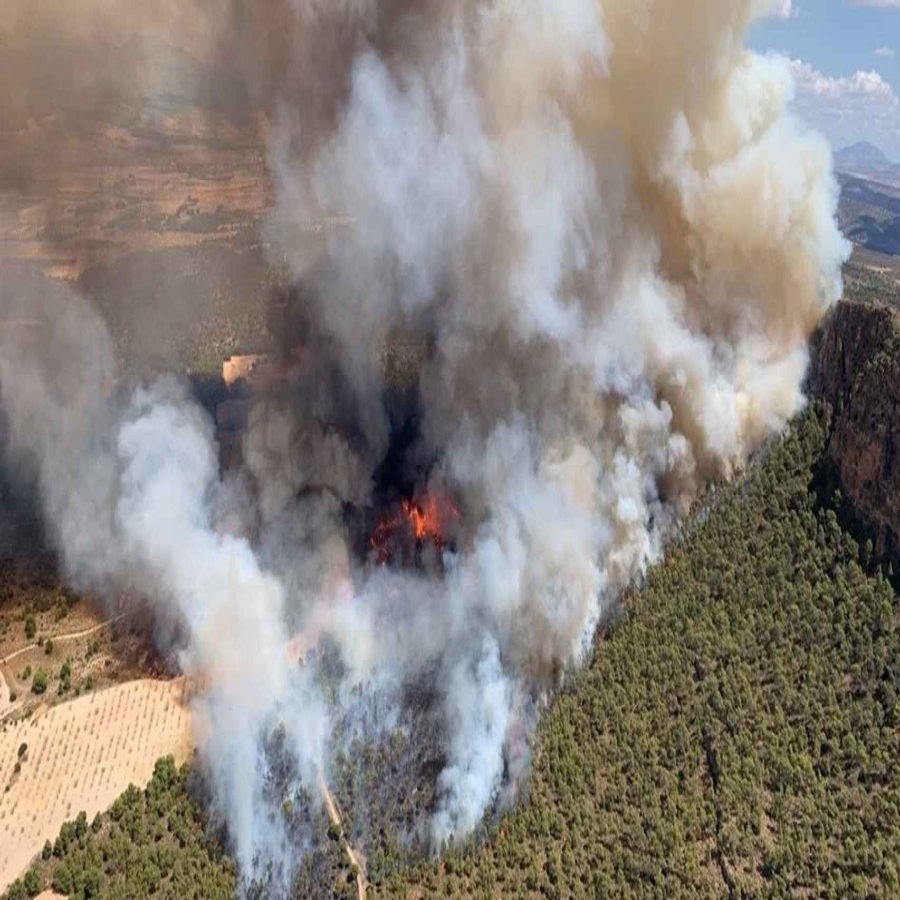
#> input picture mineria/moni/imgO/Bosque10.png, 900 x 900 px; its folder holds only this picture in this run
$ python recolector.py
#> lines starting #> are read from the running program, lines starting #| are printed output that depends on the picture
from PIL import Image
import statistics
import glob
import numpy as np
import os
import csv

#verde fuego, amarillo humo, rojo no incendio
# Definir los atributos
atributos = [('mediaRojo', 'REAL'),
             ('mediaVerde', 'REAL'),
             ('mediaAzul', 'REAL'),
             ('energia', 'REAL'),
             ('desviación', 'REAL'),
             ('contraste', 'REAL'),
             ('varianza', 'REAL'),
             ('class', ['incendio', 'humo', 'no incendio'])]

datos = []
datosTemporal = []

# mascara amarilla = 128,128,0 (no incendio)
# mascara roja = 128,0,0 (incendio)
# mascara verde = 0,128,0 (humo)

#variables de los descriptores
variaMini = 99999999.0
contrMini = 99999999.0
colorMini = 99999999.0
energMini = 99999999.0
desviMini = 99999999.0
variaMax = 0.0
contrMax = 0.0
colorMax = 0.0
energMax = 0.0
desviMax = 0.0

carpetaOriginal = "imgO"
carpetaMascara = "imgM"
#dirOrig = glob.glob('imgO/*')
dirOrig = glob.glob(carpetaOriginal + '/*.png')

for i in range(0, len(dirOrig)):
    #variables de mascara
    incendio = False
    humo = False
    noIncendio = False

    #iniciamos nuestros arreglos para los colores
    redIncendio = []
    greenIncendio = []
    blueIncendio = []
    redHumo = []
    greenHumo = []
    blueHumo = []
    redNoIncendio = []
    greenNoIncendio = []
    blueNoIncendio = []

    nomArvhivo = os.path.basename(dirOrig[i])
    print(nomArvhivo)
    imgO = Image.open(dirOrig[i]).convert("RGB")
    imgL = Image.open(dirOrig[i]).convert("L")
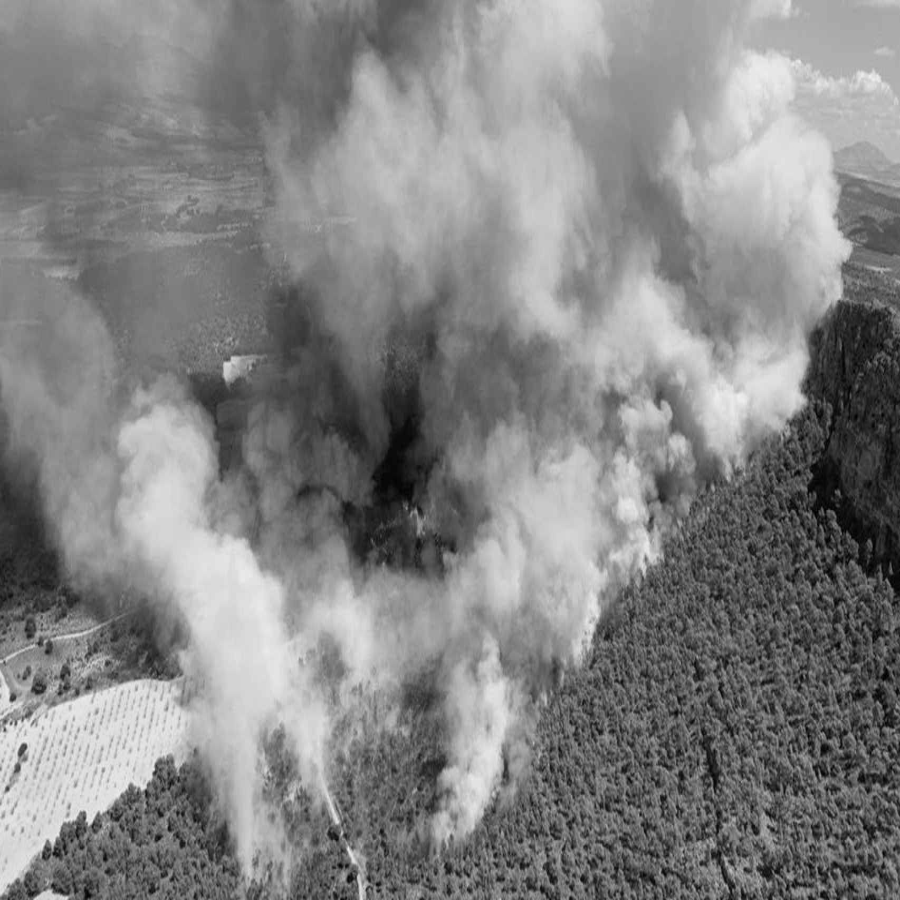
#> imgL: PIL image 900x900 L; min 0, max 240, mean 131.7
    imgM = Image.open(carpetaMascara + '/' + nomArvhivo).convert("RGB")

    width, height = imgO.size

    #matriz para num py
    maskIncendio = []
    maskHumo = []
    maskNoIncendio = []
    vecesR = 0
    vecesG = 0
    vecesY = 0

    for x in range(width):
        for y in range(height):
            #mascara roja
            if imgM.getpixel((x,y)) == (128,0,0):
                maskIncendio.append(imgL.getpixel((x,y)))
                if incendio == False:
                    incendio = True
                r, g, b = imgO.getpixel((x, y))
                redIncendio.append(r)
                greenIncendio.append(g)
                blueIncendio.append(b)
                vecesR = vecesR + 1
            #mascara verde
            if imgM.getpixel((x,y)) == (0,128,0):
                maskHumo.append(imgL.getpixel((x,y)))
                if noIncendio == False:
                    noIncendio = True
                r, g, b = imgO.getpixel((x, y))
                redNoIncendio.append(r)
                greenNoIncendio.append(g)
                blueNoIncendio.append(b)
                vecesG = vecesG + 1
            #mascara amarilla
            if imgM.getpixel((x, y)) == (128,128,0):
                maskNoIncendio.append(imgL.getpixel((x,y)))
                if humo == False:
                    humo = True
                r, g, b = imgO.getpixel((x, y))
                redHumo.append(r)
                greenHumo.append(g)
                blueHumo.append(b)
                vecesY = vecesY + 1
#> after the loop, blueHumo = []; blueIncendio = []; blueNoIncendio = []; greenHumo = []; greenIncendio = []; greenNoIncendio = []; humo = False; incendio = False; maskHumo = []; maskIncendio = []; maskNoIncendio = []; noIncendio = False; redHumo = []; redIncendio = []; redNoIncendio = []; vecesG = 0; vecesR = 0; vecesY = 0

    if(incendio == True):
        datosTemporal = []
        maskArray = maskIncendio
        maskT = np.array(maskArray)
        #energia
        # Normalizar los valores de los píxeles
        imgNorm = maskT / 255.0
        # Elevar al cuadrado los valores de los píxeles normalizados
        imgNormSq = np.square(imgNorm)
        # Calcular la energía total de la imagen
        energia = np.sum(imgNormSq)

        #varianza
        # calcular la varianza de la imagen en los píxeles que están dentro de la máscara
        variance = statistics.variance(imgNorm)

        # Calcular la desviación estándar de los valores de píxeles
        desviacion = statistics.stdev(maskArray)
        desviacionR = statistics.stdev(redIncendio)
        desviacionG = statistics.stdev(greenIncendio)
        desviacionB = statistics.stdev(blueIncendio)


        # Calcular el contraste como el valor máximo menos el valor mínimo dividido por la desviación estándar
        contraste= (np.max(imgNorm) - np.min(imgNorm)) / desviacion

        #meia
        mediaR = statistics.mean(redIncendio)
        mediaG = statistics.mean(greenIncendio)
        mediaB = statistics.mean(blueIncendio)

        """if (colorMini > mediaR):
            colorMini = mediaR
        if (colorMini > mediaG):
            colorMini = mediaG
        if (colorMini > mediaB):
            colorMini = mediaB

        if (colorMax < mediaR):
            colorMax = mediaR
        if (colorMax < mediaG):
            colorMax = mediaG
        if (colorMax < mediaB):
            colorMax = mediaB

        if (variaMini > variance):
            variaMini = variance
        if (contrMini > contraste):
            contrMini = contraste
        if (energMini > energia):
            energMini = energia
        if (desviMini > desviacionR):
            desviMini = desviacionR
        if (desviMini > desviacionG):
            desviMini = desviacionG
        if (desviMini > desviacionB):
            desviMini = desviacionB

        if (variaMax < variance):
            variaMax = variance
        if (contrMax < contraste):
            contrMax = contraste
        if (energMax < energia):
            energMax = energia
        if (desviMax < desviacionR):
            desviMax = desviacionR
        if (desviMax < desviacionG):
            desviMax = desviacionG
        if (desviMax < desviacionB):
            desviMax = desviacionB"""

        #guardamos datos
        if (mediaR <= 85):
            datosTemporal.append('bajo')
        if (mediaR > 85 and mediaR < 170):
            datosTemporal.append('medio')
        if (mediaR >= 170):
            datosTemporal.append('alto')

        if (mediaG <= 85):
            datosTemporal.append('bajo')
        if (mediaG > 85 and mediaG < 170):
            datosTemporal.append('medio')
        if (mediaG >= 170):
            datosTemporal.append('alto')

        if (mediaB <= 85):
            datosTemporal.append('bajo')
        if (mediaB > 85 and mediaB < 170):
            datosTemporal.append('medio')
        if (mediaB >= 170):
            datosTemporal.append('alto')

        if (desviacionR <= 28):
            datosTemporal.append('bajo')
        if (desviacionR > 28 and desviacionR < 50):
            datosTemporal.append('medio')
        if (desviacionR >= 50):
            datosTemporal.append('alto')

        if (desviacionG <= 28):
            datosTemporal.append('bajo')
        if (desviacionG > 28 and desviacionG < 50):
            datosTemporal.append('medio')
        if (desviacionG >= 50):
            datosTemporal.append('alto')

        if (desviacionB <= 28):
            datosTemporal.append('bajo')
        if (desviacionB > 28 and desviacionB < 50):
            datosTemporal.append('medio')
        if (desviacionB >= 50):
            datosTemporal.append('alto')

        if (energia <= 100000):
            datosTemporal.append('bajo')
        if (energia > 100000 and energia < 200000):
            datosTemporal.append('medio')
        if (energia >= 200000):
            datosTemporal.append('alto')

        if (contraste <= 0.030):
            datosTemporal.append('bajo')
        if (contraste > 0.030 and contraste < 0.045):
            datosTemporal.append('medio')
        if (contraste >= 0.045):
            datosTemporal.append('alto')

        if (variance <= 0.01672):
            datosTemporal.append('bajo')
        if (variance > 0.01672 and variance < 0.03249):
            datosTemporal.append('medio')
        if (variance >= 0.03249):
            datosTemporal.append('alto')


        #mascara roja
        datosTemporal.append('no incendio')

        datos.append(datosTemporal)

        """
        print("la media del rojo es de : " + str(mediaR))
        print("la media del verde es de : " + str(mediaG))
        print("la media del azul es de : " + str(mediaB))
        print("la energia total es de : " + str(energia))
        print("la desviacion es de : " + str(desviacion))
        print("el contraste es de : " + str(contraste))
        print("la varianza es de : " + str(variance))
        print("y es de clase : Incendio")
        print("")
        print("")
        """

    if(noIncendio == True and vecesY > 2):
        datosTemporal = []
        maskArray = maskNoIncendio
        maskT = np.array(maskArray)
        #energia
        # Normalizar los valores de los píxeles
        imgNorm = maskT / 255.0
        # Elevar al cuadrado los valores de los píxeles normalizados
        imgNormSq = np.square(imgNorm)
        # Calcular la energía total de la imagen
        energia = np.sum(imgNormSq)

        #varianza
        # calcular la varianza de la imagen en los píxeles que están dentro de la máscara
        variance = statistics.variance(imgNorm)

        # Calcular la desviación estándar de los valores de píxeles
        desviacion = statistics.stdev(maskArray)
        desviacionR = statistics.stdev(redNoIncendio)
        desviacionG = statistics.stdev(greenNoIncendio)
        desviacionB = statistics.stdev(blueNoIncendio)


        # Calcular el contraste como el valor máximo menos el valor mínimo dividido por la desviación estándar
        contraste= (np.max(imgNorm) - np.min(imgNorm)) / desviacion

        #meia
        mediaR = statistics.mean(redHumo)
        mediaG = statistics.mean(greenHumo)
        mediaB = statistics.mean(blueHumo)

        """if (colorMini > mediaR):
            colorMini = mediaR
        if (colorMini > mediaG):
            colorMini = mediaG
        if (colorMini > mediaB):
            colorMini = mediaB

        if (colorMax < mediaR):
            colorMax = mediaR
        if (colorMax < mediaG):
            colorMax = mediaG
        if (colorMax < mediaB):
            colorMax = mediaB

        if (variaMini > variance):
            variaMini = variance
        if (contrMini > contraste):
            contrMini = contraste
        if (energMini > energia):
            energMini = energia
        if (desviMini > desviacionR):
            desviMini = desviacionR
        if (desviMini > desviacionG):
            desviMini = desviacionG
        if (desviMini > desviacionB):
            desviMini = desviacionB

        if (variaMax < variance):
            variaMax = variance
        if (contrMax < contraste):
            contrMax = contraste
        if (energMax < energia):
            energMax = energia
        if (desviMax < desviacionR):
            desviMax = desviacionR
        if (desviMax < desviacionG):
            desviMax = desviacionG
        if (desviMax < desviacionB):
            desviMax = desviacionB"""

        #guardamos datos
        if (mediaR <= 85):
            datosTemporal.append('bajo')
        if (mediaR > 85 and mediaR < 170):
            datosTemporal.append('medio')
        if (mediaR >= 170):
            datosTemporal.append('alto')

        if (mediaG <= 85):
            datosTemporal.append('bajo')
        if (mediaG > 85 and mediaG < 170):
            datosTemporal.append('medio')
        if (mediaG >= 170):
            datosTemporal.append('alto')

        if (mediaB <= 85):
            datosTemporal.append('bajo')
        if (mediaB > 85 and mediaB < 170):
            datosTemporal.append('medio')
        if (mediaB >= 170):
            datosTemporal.append('alto')

        if (desviacionR <= 28):
            datosTemporal.append('bajo')
        if (desviacionR > 28 and desviacionR < 50):
            datosTemporal.append('medio')
        if (desviacionR >= 50):
            datosTemporal.append('alto')

        if (desviacionG <= 28):
            datosTemporal.append('bajo')
        if (desviacionG > 28 and desviacionG < 50):
            datosTemporal.append('medio')
        if (desviacionG >= 50):
            datosTemporal.append('alto')

        if (desviacionB <= 28):
            datosTemporal.append('bajo')
        if (desviacionB > 28 and desviacionB < 50):
            datosTemporal.append('medio')
        if (desviacionB >= 50):
            datosTemporal.append('alto')

        if (energia <= 100000):
            datosTemporal.append('bajo')
        if (energia > 100000 and energia < 200000):
            datosTemporal.append('medio')
        if (energia >= 200000):
            datosTemporal.append('alto')

        if (contraste <= 0.030):
            datosTemporal.append('bajo')
        if (contraste > 0.030 and contraste < 0.045):
            datosTemporal.append('medio')
        if (contraste >= 0.045):
            datosTemporal.append('alto')

        if (variance <= 0.01672):
            datosTemporal.append('bajo')
        if (variance > 0.01672 and variance < 0.03249):
            datosTemporal.append('medio')
        if (variance >= 0.03249):
            datosTemporal.append('alto')


        #mascara amarilla
        datosTemporal.append('humo')

        datos.append(datosTemporal)
        """
        print("la media del rojo es de : " + str(mediaR))
        print("la media del verde es de : " + str(mediaG))
        print("la media del azul es de : " + str(mediaB))
        print("la energia total es de : " + str(energia))
        print("la desviacion es de : " + str(desviacion))
        print("el contraste es de : " + str(contraste))
        print("la varianza es de : " + str(variance))
        print("y es de clase : No incendio")
        print("")
        print("")
        """

    if(humo == True and vecesG > 2):
        datosTemporal = []
        maskArray = maskHumo
        maskT = np.array(maskArray)
        #energia
        # Normalizar los valores de los píxeles
        imgNorm = maskT / 255.0
        # Elevar al cuadrado los valores de los píxeles normalizados
        imgNormSq = np.square(imgNorm)
        # Calcular la energía total de la imagen
        energia = np.sum(imgNormSq)

        #varianza
        # calcular la varianza de la imagen en los píxeles que están dentro de la máscara
        variance = statistics.variance(imgNorm)

        # Calcular la desviación estándar de los valores de píxeles
        desviacion = statistics.stdev(maskArray)
        desviacionR = statistics.stdev(redHumo)
        desviacionG = statistics.stdev(greenHumo)
        desviacionB = statistics.stdev(blueHumo)


        # Calcular el contraste como el valor máximo menos el valor mínimo dividido por la desviación estándar
        contraste= (np.max(imgNorm) - np.min(imgNorm)) / desviacion

        #meia
        mediaR = statistics.mean(redHumo)
        mediaG = statistics.mean(greenHumo)
        mediaB = statistics.mean(blueHumo)

        """if (colorMini > mediaR):
            colorMini = mediaR
        if (colorMini > mediaG):
            colorMini = mediaG
        if (colorMini > mediaB):
            colorMini = mediaB

        if (colorMax < mediaR):
            colorMax = mediaR
        if (colorMax < mediaG):
            colorMax = mediaG
        if (colorMax < mediaB):
            colorMax = mediaB

        if (variaMini > variance):
            variaMini = variance
        if (contrMini > contraste):
            contrMini = contraste
        if (energMini > energia):
            energMini = energia
        if (desviMini > desviacionR):
            desviMini = desviacionR
        if (desviMini > desviacionG):
            desviMini = desviacionG
        if (desviMini > desviacionB):
            desviMini = desviacionB

        if (variaMax < variance):
            variaMax = variance
        if (contrMax < contraste):
            contrMax = contraste
        if (energMax < energia):
            energMax = energia
        if (desviMax < desviacionR):
            desviMax = desviacionR
        if (desviMax < desviacionG):
            desviMax = desviacionG
        if (desviMax < desviacionB):
            desviMax = desviacionB"""

        #guardamos datos
        if (mediaR <= 85):
            datosTemporal.append('bajo')
        if (mediaR > 85 and mediaR < 170):
            datosTemporal.append('medio')
        if (mediaR >= 170):
            datosTemporal.append('alto')

        if (mediaG <= 85):
            datosTemporal.append('bajo')
        if (mediaG > 85 and mediaG < 170):
            datosTemporal.append('medio')
        if (mediaG >= 170):
            datosTemporal.append('alto')

        if (mediaB <= 85):
            datosTemporal.append('bajo')
        if (mediaB > 85 and mediaB < 170):
            datosTemporal.append('medio')
        if (mediaB >= 170):
            datosTemporal.append('alto')

        if (desviacionR <= 28):
            datosTemporal.append('bajo')
        if (desviacionR > 28 and desviacionR < 50):
            datosTemporal.append('medio')
        if (desviacionR >= 50):
            datosTemporal.append('alto')

        if (desviacionG <= 28):
            datosTemporal.append('bajo')
        if (desviacionG > 28 and desviacionG < 50):
            datosTemporal.append('medio')
        if (desviacionG >= 50):
            datosTemporal.append('alto')

        if (desviacionB <= 28):
            datosTemporal.append('bajo')
        if (desviacionB > 28 and desviacionB < 50):
            datosTemporal.append('medio')
        if (desviacionB >= 50):
            datosTemporal.append('alto')

        if (energia <= 100000):
            datosTemporal.append('bajo')
        if (energia > 100000 and energia < 200000):
            datosTemporal.append('medio')
        if (energia >= 200000):
            datosTemporal.append('alto')

        if (contraste <= 0.030):
            datosTemporal.append('bajo')
        if (contraste > 0.030 and contraste < 0.045):
            datosTemporal.append('medio')
        if (contraste >= 0.045):
            datosTemporal.append('alto')

        if (variance <= 0.01672):
            datosTemporal.append('bajo')
        if (variance > 0.01672 and variance < 0.03249):
            datosTemporal.append('medio')
        if (variance >= 0.03249):
            datosTemporal.append('alto')

        #mascar verde
        datosTemporal.append('incendio')

        datos.append(datosTemporal)
        """
        print("la media del rojo es de : " + str(mediaR))
        print("la media del verde es de : " + str(mediaG))
        print("la media del azul es de : " + str(mediaB))
        print("la energia total es de : " + str(energia))
        print("la desviacion es de : " + str(desviacion))
        print("el contraste es de : " + str(contraste))
        print("la varianza es de : " + str(variance))
        print("y es de clase : Humo")
        print("")
        print("")
        """

"""print("valores media del color : " + str(colorMax) + " " + str(colorMini))
print("valores media del contraste : " + str(contrMax) + " " + str(contrMini))
print("valores media del varianza : " + str(variaMax) + " " + str(variaMini))
print("valores media del energia : " + str(energMax) + " " + str(energMini))
print("valores media de la desviacion : " + str(desviMax) + " " + str(desviMini))"""
# Creamos el archivo CSV
with open('datos.csv', 'w', newline='') as f:
    writer = csv.writer(f)
    writer.writerows(datos)
